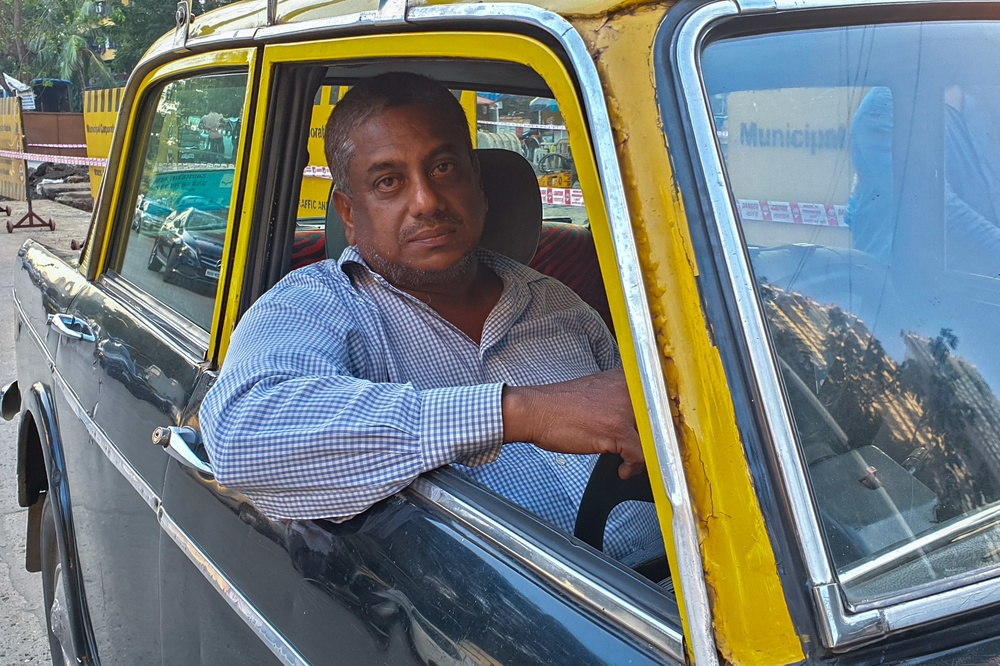
#> input picture previousWeek/img.jpg, 1000 x 666 px, shrunk from 2940 x 1958 before the run
$ python testmy.py
#> lines starting #> are read from the running program, lines starting #| are printed output that depends on the picture; after the words box and inside, x2 and y2 are one past the last pixel; in counts of white or black regions, pixels touching at a corner belong together
import numpy as np
import cv2

print("ready")

cascade_link = 'https://github.com/opencv/opencv/blob/master/data/haarcascades/haarcascade_frontalface_default.xml'
face_cascade = cv2.CascadeClassifier(cascade_link)

img = cv2.imread('img.jpg', 0)
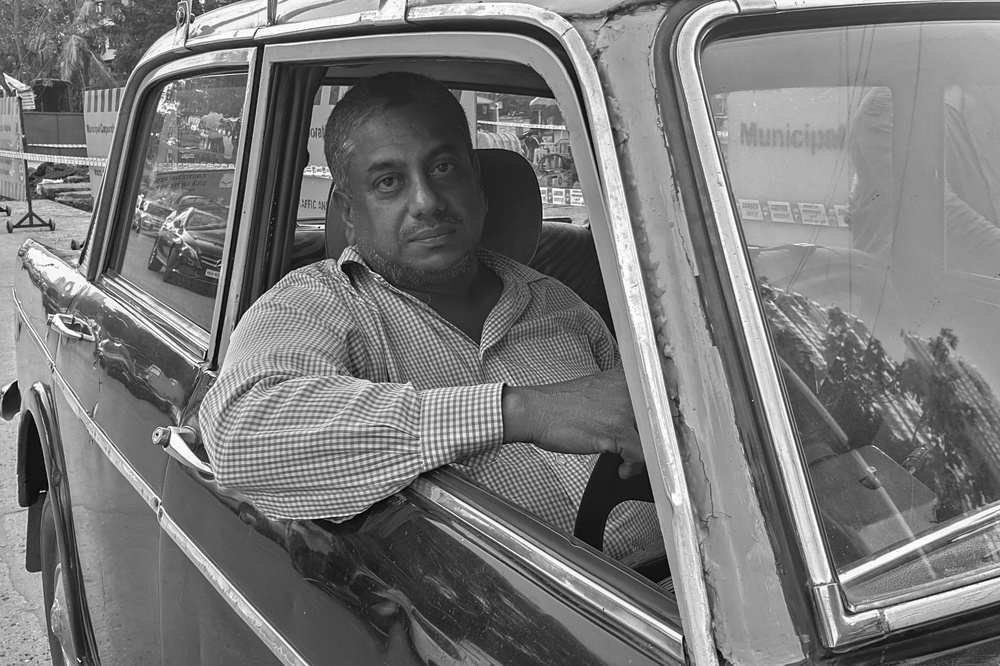
#> img: shape (666, 1000); min 0, max 255, mean 120.7

cv2.imshow("img", img)
cv2.waitKey(0)

font = cv2.FONT_HERSHEY_SIMPLEX
org = (5, 25)
color = (255, 0, 0)

#gray = cv2.cvtColor(img, cv2.COLOR_BGR2GRAY)

faces = face_cascade.detectMultiScale(img, 1.1, 5)
#> faces = ()
cv2.putText(img, "Number of {0} faces!".format(
    len(faces)), org, font, 1, color, 2)
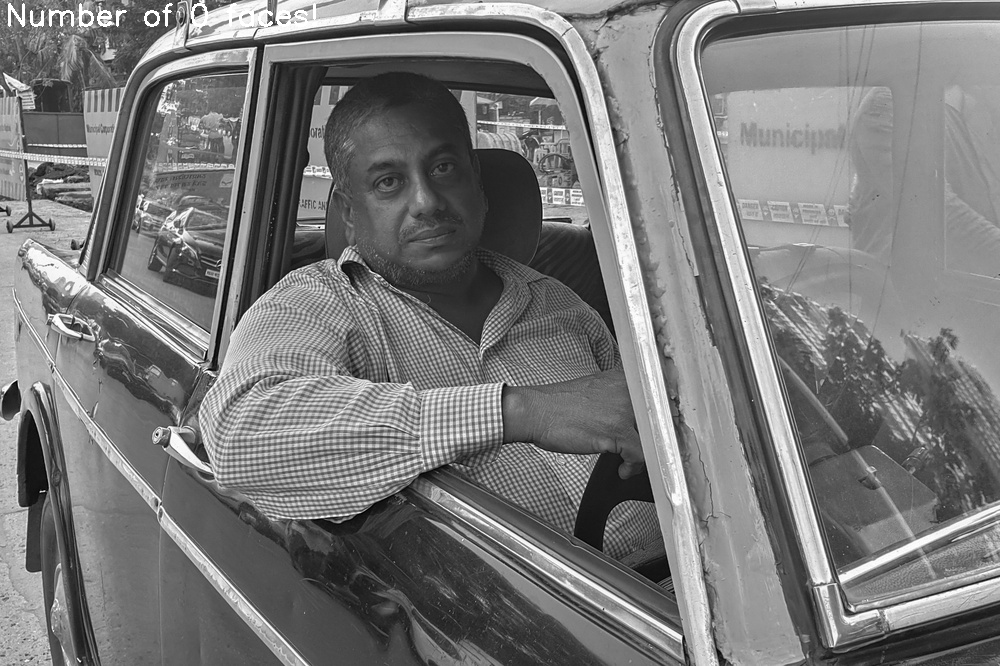
#> img: shape (666, 1000); 0.29% of pixels changed, all inside (x1, y1, x2, y2) = (8, 3, 317, 27)
